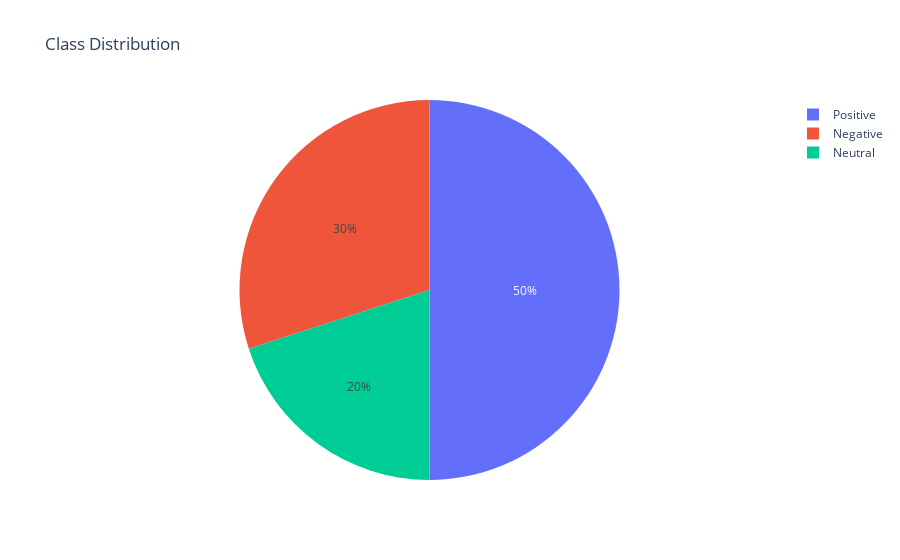

Notebook code for this chart:
### Code cell
fig = px.pie(df_csv,names="Sentiment_Label",title="Class Distribution")
fig.show()

### Figure 1 — Plotly figure (JSON) as saved in the notebook; plotly's stock layout.template omitted (floating-point values rounded to 4 significant figures)
{"data": [{"domain": {"x": [0, 1], "y": [0, 1]}, "hovertemplate": "Sentiment_Label=%{label}<extra></extra>", "labels": ["Positive", "Negative", "Positive", "Neutral", "Negative", "Neutral", "Positive", "Negative", "Positive", "Positive"], "legendgroup": "", "name": "", "showlegend": true, "type": "pie"}], "layout": {"legend": {"tracegroupgap": 0}, "title": {"text": "Class Distribution"}}}
